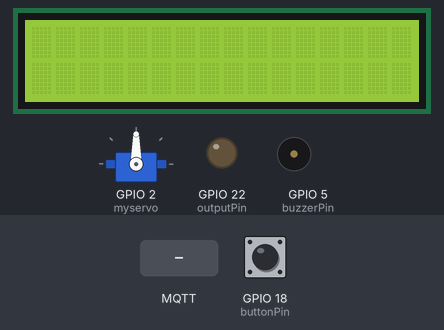
The sketch below on a simulated ESP32. Shown: 16×2 character LCD, servo, output pins drawn as LEDs (lit = HIGH), buzzer (waves = sounding). The inputs (shaded band) are chosen by the test bench; at power-on: GPIO 18 (buttonPin) LOW. WiFi joins after 1.5 s; servers stay silent unless stated; no MQTT or app messages arrive unless stated; what the sketch prints to the serial monitor is not drawn.

Above: at 2.7 s.
2.8 s: MQTT message "switchoff" arrives on the first subscribed topic
At 3.6 s:
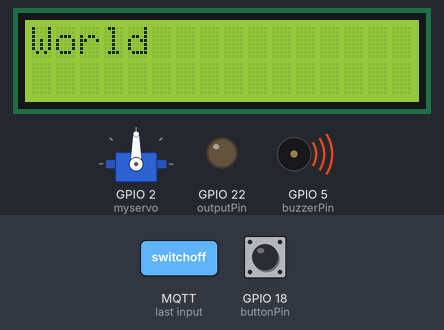
At 5.0 s:
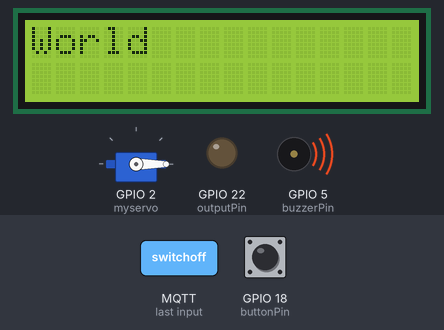
5.8 s: MQTT message "switchon" arrives on the first subscribed topic
At 6.3 s:
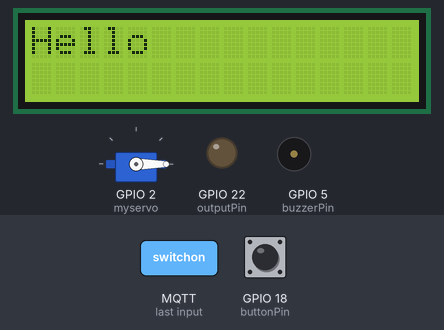
Timing chart, 0 to 8.8 s (numbered marks = the images above; inputs shaded):
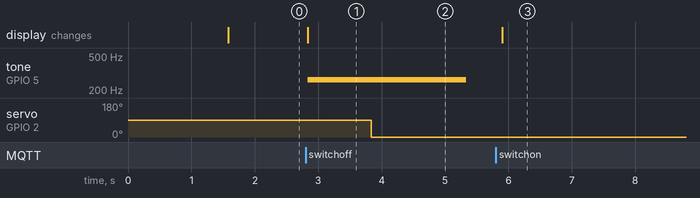

Measured:
- after the input at 2.8 s, tone on GPIO 5 (buzzerPin): silent → 262 Hz at once, → silent 2.5 s later; servo on GPIO 2 (myservo): 90° → 0° after 1.0 s; the display: changes at once (image 1)
- after the input at 5.8 s, the display: changes after 0.10 s (image 3)

The sketch:

ESP32_MQTT_Code.ino
```cpp
#include <WiFi.h>
#include <PubSubClient.h>
#include <Wire.h>
#include <LiquidCrystal_I2C.h>
#include <ESP32Servo.h>

Servo myservo;// servo onject
const char* ssid = "Wokwi-GUEST";
const char* password = "";
const char* mqtt_server = "119.8.188.243";
const char* mqtt_username = ""; // Leave empty if not using authentication
const char* mqtt_password = ""; // Leave empty if not using authentication
const char* mqtt_topic = "Uphasia";

WiFiClient espClient;
PubSubClient client(espClient);

const int buttonPin = 18;  // Pin for button input
const int outputPin = 22;  // Pin for output control
int buttonState = 0;       // Variable to store button state
const int buzzerPin = 5;

char inputBuffer[256];     // Input buffer for accumulating MQTT messages
int inputIndex = 0;        // Index to track buffer position

LiquidCrystal_I2C lcd(0x27, 16, 2);  // Initialize LCD using I2C address 0x27

void setup_wifi() {
  delay(10);
  Serial.begin(115200);
  Serial.println();
  Serial.print("Connecting to ");
  Serial.println(ssid);

  WiFi.begin(ssid, password);

  while (WiFi.status() != WL_CONNECTED) {
    delay(500);
    Serial.print(".");
  }

  Serial.println("");
  Serial.println("WiFi connected");
  Serial.println("IP address: ");
  Serial.println(WiFi.localIP());
}

void addToBuffer(char* message, unsigned int length) {
  for (int i = 0; i < length; i++) {
    if (inputIndex < sizeof(inputBuffer) - 1) {
      inputBuffer[inputIndex++] = message[i];
    }
  }
  inputBuffer[inputIndex] = '\0'; // Null-terminate the buffer
}

void callback(char* topic, byte* message, unsigned int length) {
  Serial.print("Message arrived on topic: ");
  Serial.println(topic);
  Serial.print("Message: ");
  char receivedMessage[100];
  // Clear the receivedMessage buffer before appending new data
  memset(receivedMessage, 0, sizeof(receivedMessage));

  for (int i = 0; i < length; i++) {
    Serial.print((char)message[i]);
    // Append each character to the receivedMessage buffer
    receivedMessage[i] = (char)message[i];
  }
  Serial.println(); // Print a newline after the message

  addToBuffer(receivedMessage, length); // Add message to input buffer


  // Check if the received message is "switchon" in the input buffer
  if (strstr(receivedMessage, "switchon") != nullptr) {
    lcd.clear();
    lcd.setCursor(0, 0);
    lcd.print("Hello");
  }
  // Check if the received message is "switchoff" in the input buffer
  else if (strstr(receivedMessage, "switchoff") != nullptr) {
    lcd.clear();
    lcd.setCursor(0, 0);
    lcd.print("World");
    tone(buzzerPin, 262, 2500);  // เล่นเสียงที่ความถี่ 262Hz นาน 2500 มิลลิวินาที
    delay(1000);
    int pos = 0;
    myservo.write(pos);
    delay(150);

  }

  memset(inputBuffer, 0, sizeof(inputBuffer)); // Clear the input buffer
}

void reconnect() {
  while (!client.connected()) {
    Serial.print("Attempting MQTT connection...");
    if (client.connect("ESP32Client", mqtt_username, mqtt_password)) {
      Serial.println("connected");
      client.subscribe(mqtt_topic);
    } else {
      Serial.print("failed, rc=");
      Serial.print(client.state());
      Serial.println(" try again in 5 seconds");
      delay(5000);
    }
  }
}

void setup() {
  setup_wifi();
  client.setServer(mqtt_server, 1883);
  client.setCallback(callback);

  pinMode(buttonPin, INPUT);
  pinMode(outputPin, OUTPUT);

  // Initialize LCD
  lcd.init();
  lcd.backlight();
  Serial.begin(115200);
  myservo.attach(2);
}

void loop() {
  if (!client.connected()) {
    reconnect();
  }
  client.loop();

  // Read button state
  buttonState = digitalRead(buttonPin);

  // Publish message if button is pressed
  if (buttonState == HIGH) {
    client.publish(mqtt_topic, "Button Pressed");
    Serial.println("Button Pressed, Message sent to MQTT server");
    delay(1000);  // Delay to avoid multiple rapid button presses
  }

  delay(100);  // Delay for stability
}
```
